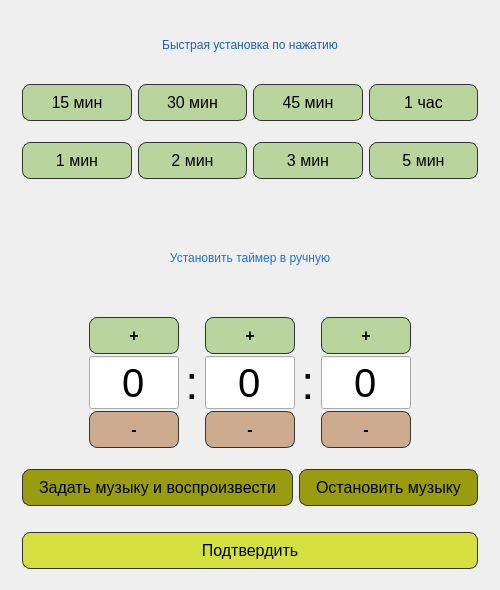
<?xml version="1.0" encoding="UTF-8"?>
<ui version="4.0">
 <class>Dialog</class>
 <widget class="QDialog" name="Dialog">
  <property name="geometry">
   <rect>
    <x>0</x>
    <y>0</y>
    <width>500</width>
    <height>590</height>
   </rect>
  </property>
  <property name="sizePolicy">
   <sizepolicy hsizetype="Preferred" vsizetype="Preferred">
    <horstretch>0</horstretch>
    <verstretch>0</verstretch>
   </sizepolicy>
  </property>
  <property name="minimumSize">
   <size>
    <width>500</width>
    <height>590</height>
   </size>
  </property>
  <property name="maximumSize">
   <size>
    <width>500</width>
    <height>590</height>
   </size>
  </property>
  <property name="windowTitle">
   <string>Dialog</string>
  </property>
  <property name="sizeGripEnabled">
   <bool>false</bool>
  </property>
  <property name="modal">
   <bool>true</bool>
  </property>
  <layout class="QHBoxLayout" name="horizontalLayout_5">
   <item>
    <spacer name="horizontalSpacer_3">
     <property name="orientation">
      <enum>Qt::Horizontal</enum>
     </property>
     <property name="sizeHint" stdset="0">
      <size>
       <width>16</width>
       <height>20</height>
      </size>
     </property>
    </spacer>
   </item>
   <item>
    <layout class="QVBoxLayout" name="verticalLayout_4">
     <item>
      <widget class="QLabel" name="label_2">
       <property name="styleSheet">
        <string notr="true">color: rgb(26, 95, 180);</string>
       </property>
       <property name="text">
        <string>Быстрая установка по нажатию</string>
       </property>
       <property name="alignment">
        <set>Qt::AlignCenter</set>
       </property>
      </widget>
     </item>
     <item>
      <layout class="QHBoxLayout" name="horizontalLayout_2">
       <item>
        <widget class="QPushButton" name="pushButton_5">
         <property name="styleSheet">
          <string notr="true">background-color: #bad49d;
border: 1px solid #333;
border-radius: 8px;
padding: 8px 16px;
font-size: 16px;
</string>
         </property>
         <property name="text">
          <string>15 мин</string>
         </property>
        </widget>
       </item>
       <item>
        <widget class="QPushButton" name="pushButton_6">
         <property name="styleSheet">
          <string notr="true">background-color: #bad49d;
border: 1px solid #333;
border-radius: 8px;
padding: 8px 16px;
font-size: 16px;
</string>
         </property>
         <property name="text">
          <string>30 мин</string>
         </property>
        </widget>
       </item>
       <item>
        <widget class="QPushButton" name="pushButton_7">
         <property name="styleSheet">
          <string notr="true">background-color: #bad49d;
border: 1px solid #333;
border-radius: 8px;
padding: 8px 16px;
font-size: 16px;
</string>
         </property>
         <property name="text">
          <string>45 мин</string>
         </property>
        </widget>
       </item>
       <item>
        <widget class="QPushButton" name="pushButton_8">
         <property name="styleSheet">
          <string notr="true">background-color: #bad49d;
border: 1px solid #333;
border-radius: 8px;
padding: 8px 16px;
font-size: 16px;
</string>
         </property>
         <property name="text">
          <string>1 час</string>
         </property>
        </widget>
       </item>
      </layout>
     </item>
     <item>
      <spacer name="verticalSpacer_5">
       <property name="orientation">
        <enum>Qt::Vertical</enum>
       </property>
       <property name="sizeType">
        <enum>QSizePolicy::Fixed</enum>
       </property>
       <property name="sizeHint" stdset="0">
        <size>
         <width>20</width>
         <height>15</height>
        </size>
       </property>
      </spacer>
     </item>
     <item>
      <layout class="QHBoxLayout" name="horizontalLayout">
       <item>
        <widget class="QPushButton" name="pushButton">
         <property name="styleSheet">
          <string notr="true">background-color: #bad49d;
border: 1px solid #333;
border-radius: 8px;
padding: 8px 16px;
font-size: 16px;
</string>
         </property>
         <property name="text">
          <string>1 мин</string>
         </property>
        </widget>
       </item>
       <item>
        <widget class="QPushButton" name="pushButton_2">
         <property name="styleSheet">
          <string notr="true">background-color: #bad49d;
border: 1px solid #333;
border-radius: 8px;
padding: 8px 16px;
font-size: 16px;
</string>
         </property>
         <property name="text">
          <string>2 мин</string>
         </property>
        </widget>
       </item>
       <item>
        <widget class="QPushButton" name="pushButton_3">
         <property name="styleSheet">
          <string notr="true">background-color: #bad49d;
border: 1px solid #333;
border-radius: 8px;
padding: 8px 16px;
font-size: 16px;
</string>
         </property>
         <property name="text">
          <string>3 мин</string>
         </property>
        </widget>
       </item>
       <item>
        <widget class="QPushButton" name="pushButton_4">
         <property name="styleSheet">
          <string notr="true">background-color: #bad49d;
border: 1px solid #333;
border-radius: 8px;
padding: 8px 16px;
font-size: 16px;
</string>
         </property>
         <property name="text">
          <string>5 мин</string>
         </property>
        </widget>
       </item>
      </layout>
     </item>
     <item>
      <spacer name="verticalSpacer_7">
       <property name="orientation">
        <enum>Qt::Vertical</enum>
       </property>
       <property name="sizeType">
        <enum>QSizePolicy::Fixed</enum>
       </property>
       <property name="sizeHint" stdset="0">
        <size>
         <width>20</width>
         <height>40</height>
        </size>
       </property>
      </spacer>
     </item>
     <item>
      <widget class="QLabel" name="label">
       <property name="styleSheet">
        <string notr="true">color: rgb(28, 113, 216);</string>
       </property>
       <property name="text">
        <string>Установить таймер в ручную</string>
       </property>
       <property name="alignment">
        <set>Qt::AlignCenter</set>
       </property>
      </widget>
     </item>
     <item>
      <spacer name="verticalSpacer">
       <property name="orientation">
        <enum>Qt::Vertical</enum>
       </property>
       <property name="sizeType">
        <enum>QSizePolicy::Fixed</enum>
       </property>
       <property name="sizeHint" stdset="0">
        <size>
         <width>20</width>
         <height>20</height>
        </size>
       </property>
      </spacer>
     </item>
     <item>
      <layout class="QHBoxLayout" name="horizontalLayout_3">
       <item>
        <spacer name="horizontalSpacer">
         <property name="orientation">
          <enum>Qt::Horizontal</enum>
         </property>
         <property name="sizeHint" stdset="0">
          <size>
           <width>40</width>
           <height>20</height>
          </size>
         </property>
        </spacer>
       </item>
       <item>
        <layout class="QVBoxLayout" name="verticalLayout">
         <property name="spacing">
          <number>1</number>
         </property>
         <item>
          <widget class="QPushButton" name="pushButton_9">
           <property name="font">
            <font>
             <pointsize>-1</pointsize>
             <weight>75</weight>
             <bold>true</bold>
            </font>
           </property>
           <property name="styleSheet">
            <string notr="true">background-color: #bad49d;
    border: 1px solid #333;
    border-radius: 8px;
    padding: 8px 16px;
    font-size: 16px;</string>
           </property>
           <property name="text">
            <string>+</string>
           </property>
          </widget>
         </item>
         <item>
          <widget class="QSpinBox" name="spinBox">
           <property name="minimumSize">
            <size>
             <width>90</width>
             <height>0</height>
            </size>
           </property>
           <property name="font">
            <font>
             <pointsize>30</pointsize>
            </font>
           </property>
           <property name="wrapping">
            <bool>true</bool>
           </property>
           <property name="alignment">
            <set>Qt::AlignCenter</set>
           </property>
           <property name="buttonSymbols">
            <enum>QAbstractSpinBox::NoButtons</enum>
           </property>
           <property name="maximum">
            <number>23</number>
           </property>
          </widget>
         </item>
         <item>
          <widget class="QPushButton" name="pushButton_10">
           <property name="font">
            <font>
             <pointsize>-1</pointsize>
             <weight>75</weight>
             <bold>true</bold>
            </font>
           </property>
           <property name="styleSheet">
            <string notr="true"> background-color: #cdab8f;
    border: 1px solid #333;
    border-radius: 8px;
    padding: 8px 16px;
    font-size: 16px;</string>
           </property>
           <property name="text">
            <string>-</string>
           </property>
          </widget>
         </item>
        </layout>
       </item>
       <item>
        <widget class="QLabel" name="label_4">
         <property name="maximumSize">
          <size>
           <width>49</width>
           <height>16777215</height>
          </size>
         </property>
         <property name="font">
          <font>
           <pointsize>35</pointsize>
          </font>
         </property>
         <property name="text">
          <string>:</string>
         </property>
         <property name="alignment">
          <set>Qt::AlignCenter</set>
         </property>
        </widget>
       </item>
       <item>
        <layout class="QVBoxLayout" name="verticalLayout_2">
         <property name="spacing">
          <number>1</number>
         </property>
         <item>
          <widget class="QPushButton" name="pushButton_11">
           <property name="font">
            <font>
             <pointsize>-1</pointsize>
             <weight>75</weight>
             <bold>true</bold>
            </font>
           </property>
           <property name="styleSheet">
            <string notr="true">background-color: #bad49d;
    border: 1px solid #333;
    border-radius: 8px;
    padding: 8px 16px;
    font-size: 16px;</string>
           </property>
           <property name="text">
            <string>+</string>
           </property>
          </widget>
         </item>
         <item>
          <widget class="QSpinBox" name="spinBox_2">
           <property name="minimumSize">
            <size>
             <width>90</width>
             <height>0</height>
            </size>
           </property>
           <property name="font">
            <font>
             <pointsize>30</pointsize>
            </font>
           </property>
           <property name="wrapping">
            <bool>true</bool>
           </property>
           <property name="alignment">
            <set>Qt::AlignCenter</set>
           </property>
           <property name="buttonSymbols">
            <enum>QAbstractSpinBox::NoButtons</enum>
           </property>
           <property name="maximum">
            <number>59</number>
           </property>
          </widget>
         </item>
         <item>
          <widget class="QPushButton" name="pushButton_12">
           <property name="font">
            <font>
             <pointsize>-1</pointsize>
             <weight>75</weight>
             <bold>true</bold>
            </font>
           </property>
           <property name="styleSheet">
            <string notr="true"> background-color: #cdab8f;
    border: 1px solid #333;
    border-radius: 8px;
    padding: 8px 16px;
    font-size: 16px;</string>
           </property>
           <property name="text">
            <string>-</string>
           </property>
          </widget>
         </item>
        </layout>
       </item>
       <item>
        <widget class="QLabel" name="label_7">
         <property name="maximumSize">
          <size>
           <width>49</width>
           <height>16777215</height>
          </size>
         </property>
         <property name="font">
          <font>
           <pointsize>35</pointsize>
          </font>
         </property>
         <property name="text">
          <string>:</string>
         </property>
         <property name="alignment">
          <set>Qt::AlignCenter</set>
         </property>
        </widget>
       </item>
       <item>
        <layout class="QVBoxLayout" name="verticalLayout_3">
         <property name="spacing">
          <number>1</number>
         </property>
         <item>
          <widget class="QPushButton" name="pushButton_13">
           <property name="font">
            <font>
             <pointsize>-1</pointsize>
             <weight>75</weight>
             <bold>true</bold>
            </font>
           </property>
           <property name="styleSheet">
            <string notr="true">background-color: #bad49d;
    border: 1px solid #333;
    border-radius: 8px;
    padding: 8px 16px;
    font-size: 16px;</string>
           </property>
           <property name="text">
            <string>+</string>
           </property>
          </widget>
         </item>
         <item>
          <widget class="QSpinBox" name="spinBox_3">
           <property name="minimumSize">
            <size>
             <width>90</width>
             <height>0</height>
            </size>
           </property>
           <property name="font">
            <font>
             <pointsize>30</pointsize>
            </font>
           </property>
           <property name="wrapping">
            <bool>true</bool>
           </property>
           <property name="alignment">
            <set>Qt::AlignCenter</set>
           </property>
           <property name="buttonSymbols">
            <enum>QAbstractSpinBox::NoButtons</enum>
           </property>
           <property name="maximum">
            <number>59</number>
           </property>
          </widget>
         </item>
         <item>
          <widget class="QPushButton" name="pushButton_14">
           <property name="font">
            <font>
             <pointsize>-1</pointsize>
             <weight>75</weight>
             <bold>true</bold>
            </font>
           </property>
           <property name="styleSheet">
            <string notr="true"> background-color: #cdab8f;
    border: 1px solid #333;
    border-radius: 8px;
    padding: 8px 16px;
    font-size: 16px;</string>
           </property>
           <property name="text">
            <string>-</string>
           </property>
          </widget>
         </item>
        </layout>
       </item>
       <item>
        <spacer name="horizontalSpacer_4">
         <property name="orientation">
          <enum>Qt::Horizontal</enum>
         </property>
         <property name="sizeHint" stdset="0">
          <size>
           <width>40</width>
           <height>20</height>
          </size>
         </property>
        </spacer>
       </item>
      </layout>
     </item>
     <item>
      <spacer name="verticalSpacer_4">
       <property name="orientation">
        <enum>Qt::Vertical</enum>
       </property>
       <property name="sizeType">
        <enum>QSizePolicy::Fixed</enum>
       </property>
       <property name="sizeHint" stdset="0">
        <size>
         <width>20</width>
         <height>15</height>
        </size>
       </property>
      </spacer>
     </item>
     <item>
      <layout class="QHBoxLayout" name="horizontalLayout_4">
       <item>
        <widget class="QPushButton" name="input_play_Button">
         <property name="styleSheet">
          <string notr="true">background-color: #989C0E;
border: 1px solid #333;
border-radius: 8px;
padding: 8px 16px;
font-size: 16px;</string>
         </property>
         <property name="text">
          <string>Задать музыку и воспроизвести</string>
         </property>
        </widget>
       </item>
       <item>
        <widget class="QPushButton" name="stop_play_Button">
         <property name="styleSheet">
          <string notr="true">background-color: #989C0E;
    border: 1px solid #333;
 border-radius: 8px;
    padding: 8px 16px;
    font-size: 16px;
</string>
         </property>
         <property name="text">
          <string>Остановить музыку</string>
         </property>
        </widget>
       </item>
      </layout>
     </item>
     <item>
      <spacer name="verticalSpacer_3">
       <property name="orientation">
        <enum>Qt::Vertical</enum>
       </property>
       <property name="sizeType">
        <enum>QSizePolicy::Fixed</enum>
       </property>
       <property name="sizeHint" stdset="0">
        <size>
         <width>20</width>
         <height>20</height>
        </size>
       </property>
      </spacer>
     </item>
     <item>
      <widget class="QPushButton" name="ok_Button">
       <property name="styleSheet">
        <string notr="true">background-color: #d4e040;
    border: 1px solid #333;
    border-radius: 8px;
    padding: 8px 16px;
    font-size: 16px;</string>
       </property>
       <property name="text">
        <string>Подтвердить</string>
       </property>
      </widget>
     </item>
     <item>
      <spacer name="verticalSpacer_6">
       <property name="orientation">
        <enum>Qt::Vertical</enum>
       </property>
       <property name="sizeType">
        <enum>QSizePolicy::Fixed</enum>
       </property>
       <property name="sizeHint" stdset="0">
        <size>
         <width>20</width>
         <height>10</height>
        </size>
       </property>
      </spacer>
     </item>
    </layout>
   </item>
   <item>
    <spacer name="horizontalSpacer_2">
     <property name="orientation">
      <enum>Qt::Horizontal</enum>
     </property>
     <property name="sizeHint" stdset="0">
      <size>
       <width>16</width>
       <height>20</height>
      </size>
     </property>
    </spacer>
   </item>
  </layout>
 </widget>
 <resources/>
 <connections/>
</ui>
